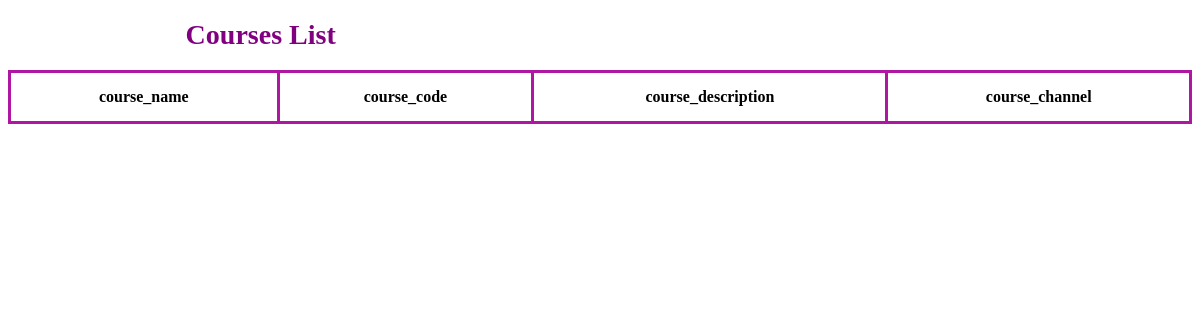
Before: /courses/register_list/ with the older database file.
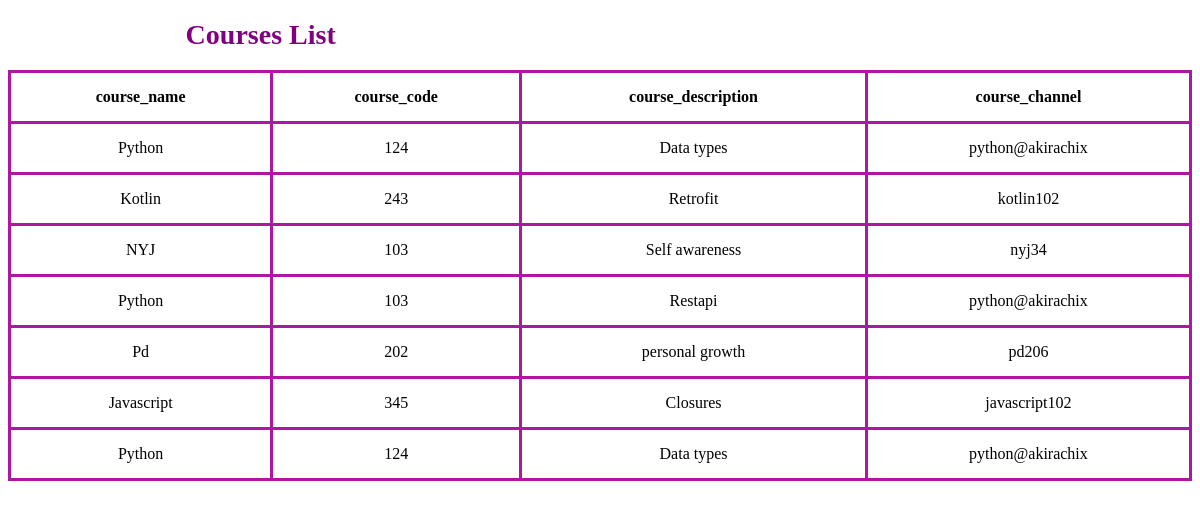
After: the same page with the newer database file.
### courses/models.py (models this page shows)
class Course(models.Model):
    course_name=models.CharField(max_length=12)
    course_code=models.CharField(max_length=6)
    trainer_id=models.CharField(max_length=10)
    course_description=models.CharField(max_length=16)
    course_channel=models.CharField(max_length=16)
    course_email=models.EmailField()

### courses/views.py (the view)
# urls.py: path("register_list/",course_list,name="course_list"),
def course_list(request):
    courses=Course.objects.all()
    return render(request,"course_list.html",{"courses":courses})

### courses/templates/course_list.html (shortened to what this page needs)
<!DOCTYPE html>
<html lang="en">
<head>
</head>
<body>
    <h1>Courses List</h1>
    <table>
        <tr>
            <th>course_name</th>
            <th>course_code</th>
            <th>course_description</th>
            <th> course_channel</th>
      </tr>
        {% for course in courses %}
        <tr>
            <td>{{course.course_name}}</td>
            <td>{{course.course_code}}</td>
            <td>{{course.course_description}}</td>
            <td>{{course.course_channel}}</td>
        </tr>
        {%endfor%}
    </table>
</body>
</html>

Changed rows visible on the page:
added Course: course_name "Python", course_code "124", course_description "Data types", course_channel "python@akirachix"
added Course: course_name "Kotlin", course_code "243", course_description "Retrofit", course_channel "kotlin102"
added Course: course_name "NYJ", course_code "103", course_description "Self awareness", course_channel "nyj34"
added Course: course_name "Python", course_code "103", course_description "Restapi", course_channel "python@akirachix"
added Course: course_name "Pd", course_code "202", course_description "personal growth", course_channel "pd206"
added Course: course_name "Javascript", course_code "345", course_description "Closures", course_channel "javascript102"
added Course: course_name "Python", course_code "124", course_description "Data types", course_channel "python@akirachix"
